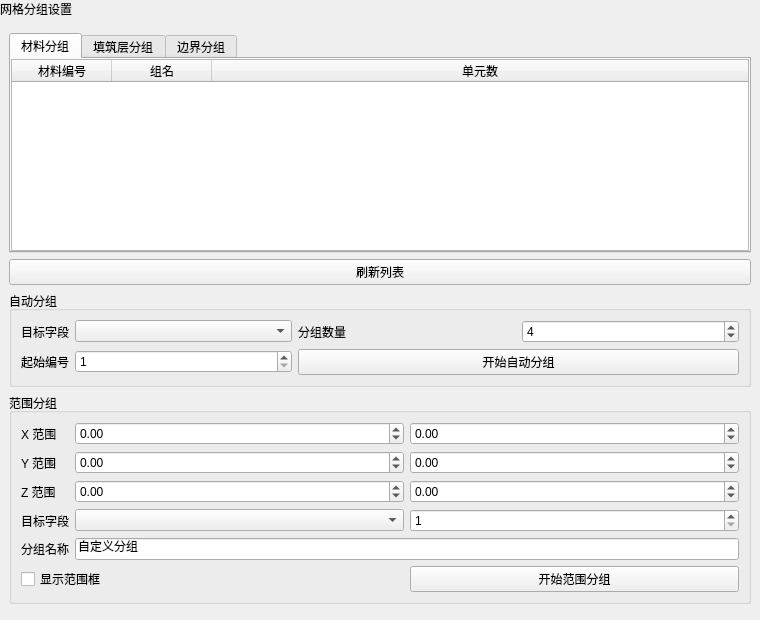
<?xml version='1.0' encoding='utf-8'?>
<ui version="4.0">
 <class>MeshGroupingWidget</class>
 <widget class="QWidget" name="MeshGroupingWidget">
  <property name="geometry">
   <rect>
    <x>0</x>
    <y>0</y>
    <width>760</width>
    <height>620</height>
   </rect>
  </property>
  <property name="windowTitle">
   <string>网格分组</string>
  </property>
  <layout class="QVBoxLayout" name="verticalLayout">
   <property name="leftMargin">
    <number>0</number>
   </property>
   <property name="topMargin">
    <number>0</number>
   </property>
   <property name="rightMargin">
    <number>0</number>
   </property>
   <property name="bottomMargin">
    <number>0</number>
   </property>
   <item>
    <widget class="QLabel" name="pageHeaderLabel">
     <property name="visible">
      <bool>false</bool>
     </property>
     <property name="sizePolicy">
      <sizepolicy hsizetype="Preferred" vsizetype="Fixed">
       <horstretch>0</horstretch>
       <verstretch>0</verstretch>
      </sizepolicy>
     </property>
     <property name="text">
      <string>网格分组设置</string>
     </property>
    </widget>
   </item>
   <item>
    <layout class="QVBoxLayout" name="contentLayout">
     <property name="leftMargin">
      <number>9</number>
     </property>
     <property name="topMargin">
      <number>9</number>
     </property>
     <property name="rightMargin">
      <number>9</number>
     </property>
     <property name="bottomMargin">
      <number>9</number>
     </property>
     <property name="spacing">
      <number>6</number>
     </property>
     <item>
      <widget class="QTabWidget" name="tabGroupingInfo">
       <widget class="QWidget" name="tabMaterial">
        <attribute name="title">
         <string>材料分组</string>
        </attribute>
        <layout class="QVBoxLayout" name="verticalLayout_2">
         <item>
          <widget class="QTableWidget" name="tblMatypeGroups">
           <column>
            <property name="text">
             <string>材料编号</string>
            </property>
           </column>
           <column>
            <property name="text">
             <string>组名</string>
            </property>
           </column>
           <column>
            <property name="text">
             <string>单元数</string>
            </property>
           </column>
           <attribute name="horizontalHeaderStretchLastSection">
            <bool>true</bool>
           </attribute>
           <property name="minimumSize">
            <size>
             <width>10</width>
             <height>0</height>
            </size>
           </property>
          </widget>
         </item>
         <property name="leftMargin">
          <number>0</number>
         </property>
         <property name="topMargin">
          <number>0</number>
         </property>
         <property name="rightMargin">
          <number>0</number>
         </property>
         <property name="bottomMargin">
          <number>0</number>
         </property>
        </layout>
       </widget>
       <widget class="QWidget" name="tabLayer">
        <attribute name="title">
         <string>填筑层分组</string>
        </attribute>
        <layout class="QVBoxLayout" name="verticalLayout_3">
         <item>
          <widget class="QTableWidget" name="tblLayerGroups">
           <column>
            <property name="text">
             <string>填筑层编号</string>
            </property>
           </column>
           <column>
            <property name="text">
             <string>组名</string>
            </property>
           </column>
           <column>
            <property name="text">
             <string>单元数</string>
            </property>
           </column>
           <attribute name="horizontalHeaderStretchLastSection">
            <bool>true</bool>
           </attribute>
           <property name="minimumSize">
            <size>
             <width>10</width>
             <height>0</height>
            </size>
           </property>
          </widget>
         </item>
         <property name="leftMargin">
          <number>0</number>
         </property>
         <property name="topMargin">
          <number>0</number>
         </property>
         <property name="rightMargin">
          <number>0</number>
         </property>
         <property name="bottomMargin">
          <number>0</number>
         </property>
        </layout>
       </widget>
       <widget class="QWidget" name="tabBoundary">
        <attribute name="title">
         <string>边界分组</string>
        </attribute>
        <layout class="QVBoxLayout" name="verticalLayout_4">
         <item>
          <widget class="QPushButton" name="btnAutoBoundaryGrouping">
           <property name="text">
            <string>自动识别边界</string>
           </property>
          </widget>
         </item>
         <item>
          <widget class="QTableWidget" name="tblBoundaryGroups">
           <column>
            <property name="text">
             <string>边界编号</string>
            </property>
           </column>
           <column>
            <property name="text">
             <string>名称</string>
            </property>
           </column>
           <column>
            <property name="text">
             <string>类型</string>
            </property>
           </column>
           <column>
            <property name="text">
             <string>节点数</string>
            </property>
           </column>
           <attribute name="horizontalHeaderStretchLastSection">
            <bool>true</bool>
           </attribute>
           <property name="minimumSize">
            <size>
             <width>10</width>
             <height>0</height>
            </size>
           </property>
          </widget>
         </item>
         <property name="leftMargin">
          <number>0</number>
         </property>
         <property name="topMargin">
          <number>0</number>
         </property>
         <property name="rightMargin">
          <number>0</number>
         </property>
         <property name="bottomMargin">
          <number>0</number>
         </property>
        </layout>
       </widget>
      </widget>
     </item>
     <item>
      <widget class="QPushButton" name="btnRefreshGroups">
       <property name="text">
        <string>刷新列表</string>
       </property>
      </widget>
     </item>
     <item>
      <widget class="QGroupBox" name="groupAuto">
       <property name="title">
        <string>自动分组</string>
       </property>
       <layout class="QGridLayout" name="gridLayoutAuto">
        <item row="0" column="0">
         <widget class="QLabel" name="labelTargetArray">
 <property name="sizePolicy">
  <sizepolicy hsizetype="Fixed" vsizetype="Preferred">
   <horstretch>0</horstretch>
   <verstretch>0</verstretch>
  </sizepolicy>
 </property>
          <property name="text">
           <string>目标字段</string>
          </property>
          <property name="wordWrap">
  <bool>false</bool>
 </property>
</widget>
        </item>
        <item row="0" column="1">
         <widget class="QComboBox" name="cmbTargetArray">
          <property name="minimumSize">
           <size>
            <width>10</width>
            <height>0</height>
           </size>
          </property>
         </widget>
        </item>
        <item row="0" column="2">
         <widget class="QLabel" name="labelAutoCount">
          <property name="text">
           <string>分组数量</string>
          </property>
         </widget>
        </item>
        <item row="0" column="3">
         <widget class="QSpinBox" name="spAutoGroupCount">
          <property name="minimum">
           <number>2</number>
          </property>
          <property name="maximum">
           <number>99</number>
          </property>
          <property name="value">
           <number>4</number>
          </property>
          <property name="minimumSize">
           <size>
            <width>10</width>
            <height>0</height>
           </size>
          </property>
         </widget>
        </item>
        <item row="1" column="0">
         <widget class="QLabel" name="labelStartValue">
 <property name="sizePolicy">
  <sizepolicy hsizetype="Fixed" vsizetype="Preferred">
   <horstretch>0</horstretch>
   <verstretch>0</verstretch>
  </sizepolicy>
 </property>
          <property name="text">
           <string>起始编号</string>
          </property>
          <property name="wordWrap">
  <bool>false</bool>
 </property>
</widget>
        </item>
        <item row="1" column="1">
         <widget class="QSpinBox" name="spStartValue">
          <property name="minimum">
           <number>1</number>
          </property>
          <property name="maximum">
           <number>1000000</number>
          </property>
          <property name="value">
           <number>1</number>
          </property>
          <property name="minimumSize">
           <size>
            <width>10</width>
            <height>0</height>
           </size>
          </property>
         </widget>
        </item>
        <item row="1" column="2" colspan="2">
         <widget class="QPushButton" name="btnAutoGrouping">
          <property name="text">
           <string>开始自动分组</string>
          </property>
         </widget>
        </item>
        <property name="leftMargin">
         <number>9</number>
        </property>
        <property name="topMargin">
         <number>9</number>
        </property>
        <property name="rightMargin">
         <number>9</number>
        </property>
        <property name="bottomMargin">
         <number>9</number>
        </property>
       </layout>
      </widget>
     </item>
     <item>
      <widget class="QGroupBox" name="groupRange">
       <property name="title">
        <string>范围分组</string>
       </property>
       <layout class="QGridLayout" name="gridLayoutRange">
        <item row="0" column="0">
         <widget class="QLabel" name="labelX">
 <property name="sizePolicy">
  <sizepolicy hsizetype="Fixed" vsizetype="Preferred">
   <horstretch>0</horstretch>
   <verstretch>0</verstretch>
  </sizepolicy>
 </property>
          <property name="text">
           <string>X 范围</string>
          </property>
          <property name="wordWrap">
  <bool>false</bool>
 </property>
</widget>
        </item>
        <item row="0" column="1">
         <widget class="QDoubleSpinBox" name="dsXMin">
          <property name="minimum">
           <double>-1000000000.000000000000000</double>
          </property>
          <property name="maximum">
           <double>1000000000.000000000000000</double>
          </property>
          <property name="minimumSize">
           <size>
            <width>10</width>
            <height>0</height>
           </size>
          </property>
         </widget>
        </item>
        <item row="0" column="2">
         <widget class="QDoubleSpinBox" name="dsXMax">
          <property name="minimum">
           <double>-1000000000.000000000000000</double>
          </property>
          <property name="maximum">
           <double>1000000000.000000000000000</double>
          </property>
          <property name="minimumSize">
           <size>
            <width>10</width>
            <height>0</height>
           </size>
          </property>
         </widget>
        </item>
        <item row="1" column="0">
         <widget class="QLabel" name="labelY">
 <property name="sizePolicy">
  <sizepolicy hsizetype="Fixed" vsizetype="Preferred">
   <horstretch>0</horstretch>
   <verstretch>0</verstretch>
  </sizepolicy>
 </property>
          <property name="text">
           <string>Y 范围</string>
          </property>
          <property name="wordWrap">
  <bool>false</bool>
 </property>
</widget>
        </item>
        <item row="1" column="1">
         <widget class="QDoubleSpinBox" name="dsYMin">
          <property name="minimum">
           <double>-1000000000.000000000000000</double>
          </property>
          <property name="maximum">
           <double>1000000000.000000000000000</double>
          </property>
          <property name="minimumSize">
           <size>
            <width>10</width>
            <height>0</height>
           </size>
          </property>
         </widget>
        </item>
        <item row="1" column="2">
         <widget class="QDoubleSpinBox" name="dsYMax">
          <property name="minimum">
           <double>-1000000000.000000000000000</double>
          </property>
          <property name="maximum">
           <double>1000000000.000000000000000</double>
          </property>
          <property name="minimumSize">
           <size>
            <width>10</width>
            <height>0</height>
           </size>
          </property>
         </widget>
        </item>
        <item row="2" column="0">
         <widget class="QLabel" name="labelZ">
 <property name="sizePolicy">
  <sizepolicy hsizetype="Fixed" vsizetype="Preferred">
   <horstretch>0</horstretch>
   <verstretch>0</verstretch>
  </sizepolicy>
 </property>
          <property name="text">
           <string>Z 范围</string>
          </property>
          <property name="wordWrap">
  <bool>false</bool>
 </property>
</widget>
        </item>
        <item row="2" column="1">
         <widget class="QDoubleSpinBox" name="dsZMin">
          <property name="minimum">
           <double>-1000000000.000000000000000</double>
          </property>
          <property name="maximum">
           <double>1000000000.000000000000000</double>
          </property>
          <property name="minimumSize">
           <size>
            <width>10</width>
            <height>0</height>
           </size>
          </property>
         </widget>
        </item>
        <item row="2" column="2">
         <widget class="QDoubleSpinBox" name="dsZMax">
          <property name="minimum">
           <double>-1000000000.000000000000000</double>
          </property>
          <property name="maximum">
           <double>1000000000.000000000000000</double>
          </property>
          <property name="minimumSize">
           <size>
            <width>10</width>
            <height>0</height>
           </size>
          </property>
         </widget>
        </item>
        <item row="3" column="0">
         <widget class="QLabel" name="labelRangeTarget">
 <property name="sizePolicy">
  <sizepolicy hsizetype="Fixed" vsizetype="Preferred">
   <horstretch>0</horstretch>
   <verstretch>0</verstretch>
  </sizepolicy>
 </property>
          <property name="text">
           <string>目标字段</string>
          </property>
          <property name="wordWrap">
  <bool>false</bool>
 </property>
</widget>
        </item>
        <item row="3" column="1">
         <widget class="QComboBox" name="cmbRangeTargetArray">
          <property name="minimumSize">
           <size>
            <width>10</width>
            <height>0</height>
           </size>
          </property>
         </widget>
        </item>
        <item row="3" column="2">
         <widget class="QSpinBox" name="spTargetValue">
          <property name="minimum">
           <number>1</number>
          </property>
          <property name="maximum">
           <number>1000000</number>
          </property>
          <property name="value">
           <number>1</number>
          </property>
          <property name="minimumSize">
           <size>
            <width>10</width>
            <height>0</height>
           </size>
          </property>
         </widget>
        </item>
        <item row="4" column="0">
         <widget class="QLabel" name="labelName">
 <property name="sizePolicy">
  <sizepolicy hsizetype="Fixed" vsizetype="Preferred">
   <horstretch>0</horstretch>
   <verstretch>0</verstretch>
  </sizepolicy>
 </property>
          <property name="text">
           <string>分组名称</string>
          </property>
          <property name="wordWrap">
  <bool>false</bool>
 </property>
</widget>
        </item>
        <item row="4" column="1" colspan="2">
         <widget class="QLineEdit" name="edtGroupName">
          <property name="text">
           <string>自定义分组</string>
          </property>
          <property name="minimumSize">
           <size>
            <width>10</width>
            <height>0</height>
           </size>
          </property>
         </widget>
        </item>
        <item row="5" column="0" colspan="2">
         <widget class="QCheckBox" name="chkShowRangeBox">
          <property name="text">
           <string>显示范围框</string>
          </property>
         </widget>
        </item>
        <item row="5" column="2">
         <widget class="QPushButton" name="btnRangeGrouping">
          <property name="text">
           <string>开始范围分组</string>
          </property>
         </widget>
        </item>
        <property name="leftMargin">
         <number>9</number>
        </property>
        <property name="topMargin">
         <number>9</number>
        </property>
        <property name="rightMargin">
         <number>9</number>
        </property>
        <property name="bottomMargin">
         <number>9</number>
        </property>
       </layout>
      </widget>
     </item>
     <item>
      <spacer name="verticalSpacer">
       <property name="orientation">
        <enum>Qt::Vertical</enum>
       </property>
       <property name="sizeHint" stdset="0">
        <size>
         <width>20</width>
         <height>40</height>
        </size>
       </property>
      </spacer>
     </item>
    </layout>
   </item>
  </layout>
 </widget>
 <resources />
 <connections />
</ui>
